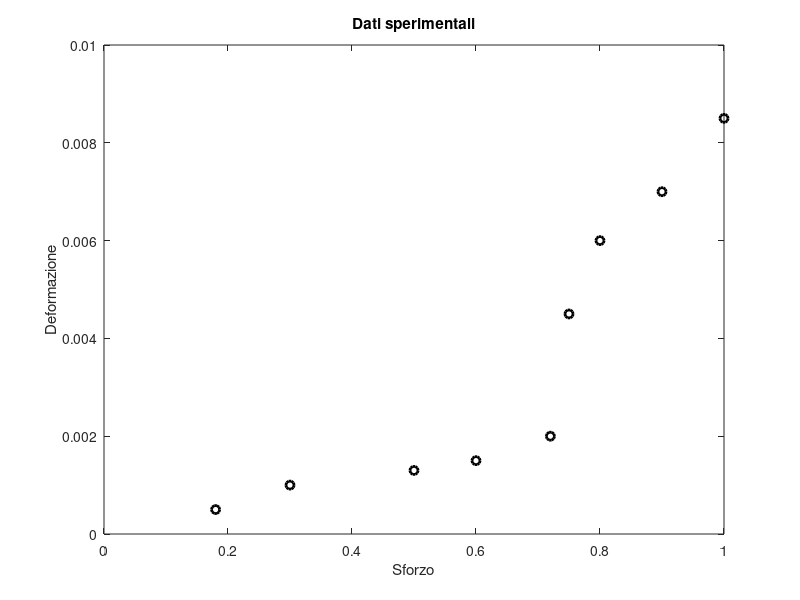
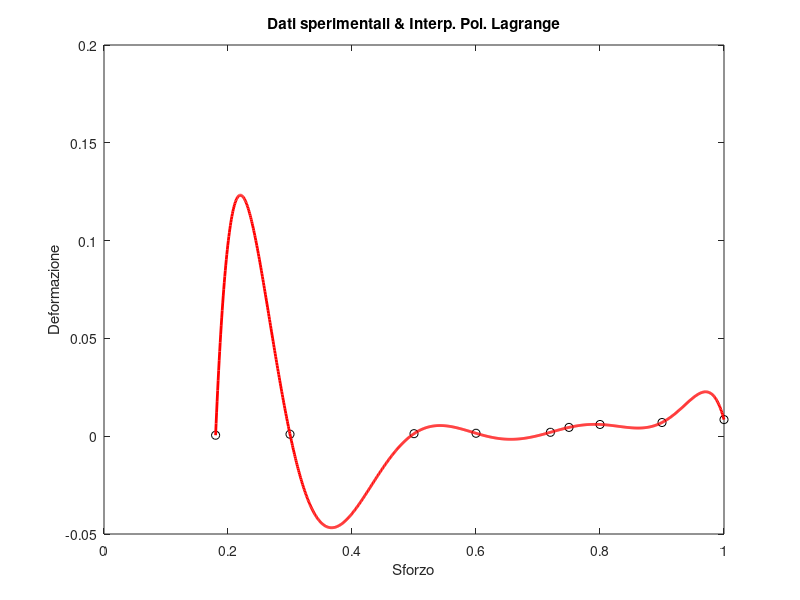
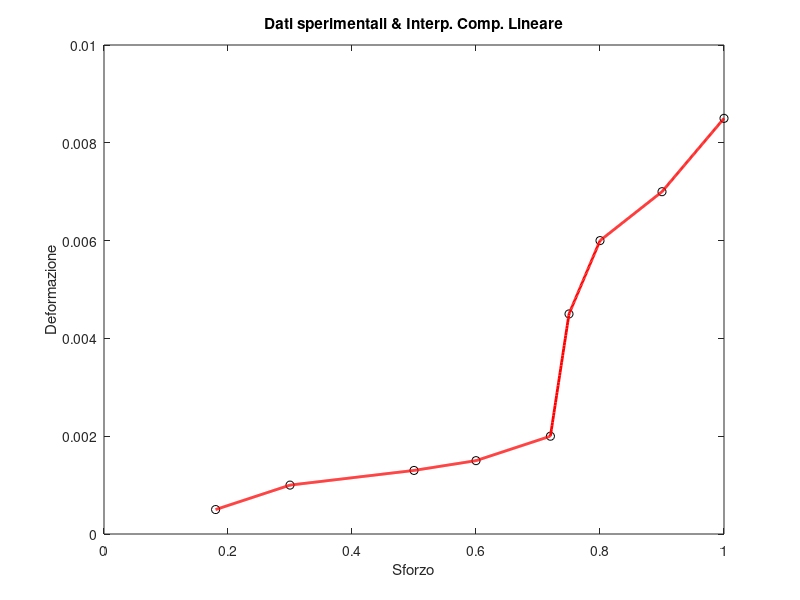

MATLAB code for these plots, in order:
clear all
close all
clc

%% PUNTO 1

% Dati sperimentali
sigma   = [0.18   0.3   0.5    0.6    0.72  0.75   0.8   0.9   1.0   ];
epsilon = [0.0005 0.001 0.0013 0.0015 0.002 0.0045 0.006 0.007 0.0085];

figure(1)
% axes('FontSize',12)
plot(sigma, epsilon, 'ko', 'linewidth', 2)
title('Dati sperimentali')
xlabel('Sforzo')
ylabel('Deformazione')

%% Interpolazione di Lagrange (IL)
sigma_dis  = linspace(min(sigma), max(sigma), 1000);
grado      = length(sigma) - 1;
PL         = polyfit(sigma, epsilon, grado); 
epsilon_IL = polyval(PL, sigma_dis);

figure(2)
axes('FontSize',12)
plot(sigma, epsilon, 'ko', sigma_dis, epsilon_IL, 'r', 'linewidth', 2)
xlabel('Sforzo')
ylabel('Deformazione')
title('Dati sperimentali & Interp. Pol. Lagrange')
   
%% Interpolazione composita lineare  (ICL)
epsilon_ICL = interp1(sigma, epsilon, sigma_dis);

figure(3)
axes('FontSize',12)
plot(sigma, epsilon, 'ko', sigma_dis, epsilon_ICL, 'r', 'linewidth', 2)
xlabel('Sforzo')
ylabel('Deformazione')
title('Dati sperimentali & Interp. Comp. Lineare')
   

%% PUNTO 2

sigma_v        = [0.4 0.65];
epsilon_IL_v   = polyval(PL, sigma_v);
epsilon_ICL_v  = interp1(sigma, epsilon, sigma_v);

% Print
fprintf('Sigma:         %f   %f\n', sigma_v)
fprintf('Epsilon IL:   %f  %f\n', epsilon_IL_v)
fprintf('Epsilon ICL:   %f   %f\n', epsilon_ICL_v)
